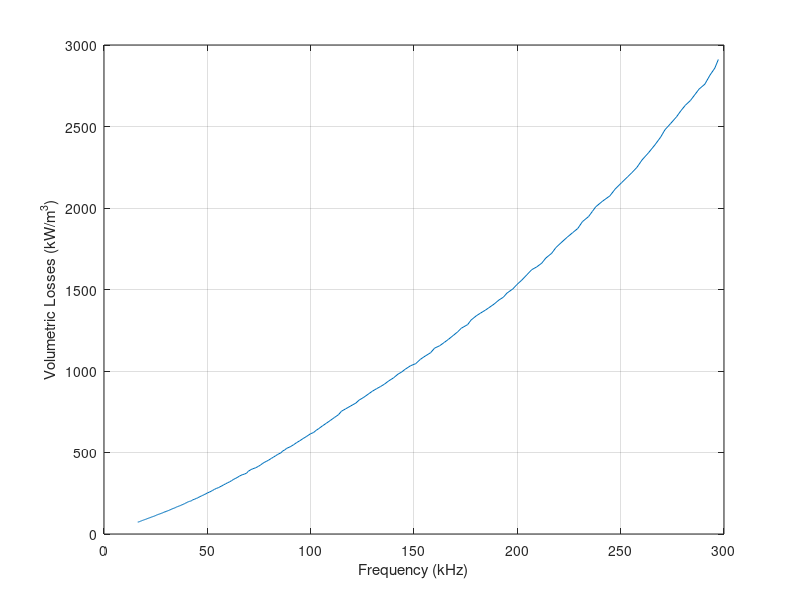

Source code (MATLAB): (Note: this script raises an error after producing the figure.)
clear all;
close all;
warning ('off','all');
clc;

addpath('Datasources');

%% Perdas Volumétricas x Frequência
% Curva para B_max = 0.2T

load Curve_Pv_X_f

% Eixo x = Frequência
x_escalalog = logspace(1,3,100000);
x_escalalin = linspace(10,1000,100000);
x = interp1(x_escalalin',x_escalalog',Curve_Pv_X_f(:,1));

% Eixo y = Perdas volumétricas
y_escalalog = logspace(-1,4,100000);
y_escalalin = linspace(0.1,10000,100000);
y = interp1(y_escalalin',y_escalalog',Curve_Pv_X_f(:,2));

% Mostrar gráfico
plot(x,y);
hold on;
grid on;
xlabel ('Frequency (kHz)');
ylabel ('Volumetric Losses (kW/m^3)');


%% Variar frequência --> Encontrar Pv

% Definir range de frequências
%Target.f_min = 100e3;	% Min frequency - Hz
%Target.f_max = 300e3;	% Max frequency - Hz

Target.f_min = 100;	% Min frequency - kHz
Target.f_max = 300;	% Max frequency - kHz

% Encontrar perdas volumétricas para o range de frequências
%Range_f = find(Target.f_min <= x <= Target.f_max);  
Range_f = linspace(Target.f_min,Target.f_max,11);  
%Range_f = Target.f_min:100:Target.f_max
%Pv_range = y(Range_f);

for i = Target.f_min:Target.f_max
    Range_Pv = interp1(x,y,Range_f);
    Range_Pv = Range_Pv*1e3;
    i = i+1;
end

%SIMPLES - 1 PONTO
% x1 = 100
% y_curve = interp1(x,y,x1)
    
%% Cálculo de Perdas no Núcleo (Pv x Ve)

% CORE DATABASE %

Core_Table = readtable('Cores_New.xlsx', 'Sheet', 1);

% Save values to new variables
Cores.Name = string(Core_Table.Core');          % String
% Cores.AeAw = Core_Table.AeAw_mm_4_' * 1e-12;    % m^4    
% Cores.Ae = Core_Table.Ae_mm_2_' * 1e-6;         % m^2
% Cores.Aw = Core_Table.Aw_mm_2_' * 1e-6;         % m^2;
% Cores.le = Core_Table.le_mm_' * 1e-3;           % m;
% Cores.lt = Core_Table.lt_mm_' * 1e-3;           % m
Cores.Ve = Core_Table.Ve_mm_3_' * 1e-9;           % m^3

% Clear data
clear Core_Table;

%% Cálculo Perdas Volumétricas para frequência fixa

f_fixa = 100;
Pv = interp1(x,y,f_fixa);

% Criar matriz para armazenar valores
Loss.Values = zeros(1, size(Cores.Ve, 2));

% Perda Volumétrica fixa para uma frequência
% Variando apenas o volume do núcleo de acordo com tabela
Loss.Values = Pv*Cores.Ve;


%% Cálculo Perdas Volumétricas para frequência variando

for i = Target.f_min:Target.f_max
    Range_Pv = interp1(x,y,Range_f);
    Range_Pv = Range_Pv*1e3;
    Core.Loss = Range_Pv'*Cores.Ve
    i = i+1;
end

% Batendo com rotina do MathCAD sem considerar a temperatura



